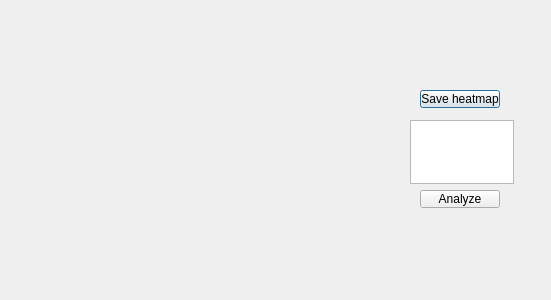
<?xml version="1.0" encoding="UTF-8"?>
<ui version="4.0">
 <class>bioprocesswindow</class>
 <widget class="QDialog" name="bioprocesswindow">
  <property name="geometry">
   <rect>
    <x>0</x>
    <y>0</y>
    <width>551</width>
    <height>300</height>
   </rect>
  </property>
  <property name="windowTitle">
   <string>Dialog</string>
  </property>
  <widget class="QCustomPlot" name="customPlot" native="true">
   <property name="geometry">
    <rect>
     <x>60</x>
     <y>50</y>
     <width>331</width>
     <height>191</height>
    </rect>
   </property>
  </widget>
  <widget class="QPushButton" name="SaveHeatmapButton">
   <property name="geometry">
    <rect>
     <x>420</x>
     <y>90</y>
     <width>80</width>
     <height>18</height>
    </rect>
   </property>
   <property name="text">
    <string>Save heatmap</string>
   </property>
  </widget>
  <widget class="QPlainTextEdit" name="plainTextEdit">
   <property name="geometry">
    <rect>
     <x>410</x>
     <y>120</y>
     <width>104</width>
     <height>64</height>
    </rect>
   </property>
  </widget>
  <widget class="QPushButton" name="AnalyzeButton">
   <property name="geometry">
    <rect>
     <x>420</x>
     <y>190</y>
     <width>80</width>
     <height>18</height>
    </rect>
   </property>
   <property name="text">
    <string>Analyze</string>
   </property>
  </widget>
 </widget>
 <customwidgets>
  <customwidget>
   <class>QCustomPlot</class>
   <extends>QWidget</extends>
   <header location="global">qcustomplot.h</header>
   <container>1</container>
  </customwidget>
 </customwidgets>
 <resources/>
 <connections/>
</ui>
